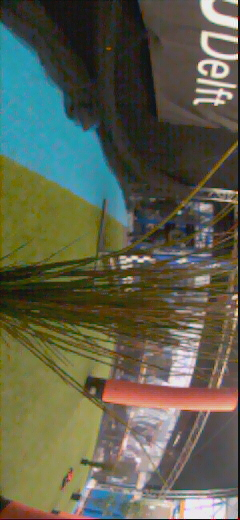
#> input picture 113856623.jpg, 240 x 520 px
$ python -i shapemav.py   (imports and definitions only)   (older library calls are emulated)
#> lines starting #> are read from the running program, lines starting #| are printed output that depends on the picture; after the words box and inside, x2 and y2 are one past the last pixel; in counts of white or black regions, pixels touching at a corner belong together
#> further down, picture is the input picture: shape (520, 240, 3); mean B, G, R 77.4, 95.7, 93.9
import cv2
import numpy as np
import glob
import os
import json
import ssl
from ultralytics import YOLO

# ═══════════════════════════════════════════════════════════════
#  TREE PARAMETER LEARNER
#  Gates: size → shape → colour → colour variance → texture → JSON
#  Key insight: mat and trees overlap in edge density BUT
#  mat has uniform colour (low variance), trees don't
# ═══════════════════════════════════════════════════════════════

ssl._create_default_https_context = ssl._create_unverified_context

script_folder   = os.path.dirname(os.path.abspath(__file__))
YOLO_CONFIDENCE = 0.15
CANNY_LOW       = 30
CANNY_HIGH      = 90

# Colour gate
MIN_GREEN_PCT = 15.0
GREEN_LOWER   = np.array([25, 45, 45])
GREEN_UPPER   = np.array([95, 255, 255])

# Size gate
MIN_BOX_WIDTH  = 40
MIN_BOX_HEIGHT = 40

# Shape gate — reject poles/banners
MAX_ASPECT_RATIO = 3.5

# Colour variance gate
# Mat: uniform flat green → low std dev in H and V channels
# Tree: varied leaf shades, shadows → high std dev
# Empirically: mat stdH < 6, stdV < 25 — trees always higher
MIN_HUE_STD   = 4.0    # std dev of hue among green pixels
MIN_VAL_STD   = 22.0   # std dev of value (brightness) among green pixels

# Texture gate — both must pass
MIN_EDGE_DENSITY = 4.0   # lowered — variance gate now handles mat
MIN_DIR_SPREAD   = 70.0

# Blob size — cap at 100k to reject giant mat blobs
MIN_BLOB_AREA = 300
MAX_BLOB_AREA = 200000

# Blob merging
BLOB_KERNEL_SIZE = 15

# ── Load model ────────────────────────────────────────────────
# [1 line not run here, left out]
model_path = os.path.join(script_folder, "yolov8n.pt")
# [4 lines not run here, left out]
# [1 line that did not run here, left out]
# [1 line not run here, left out]

# ── Gate 1: size ──────────────────────────────────────────────
def is_large_enough(x1, y1, x2, y2):
    return (x2 - x1) >= MIN_BOX_WIDTH and (y2 - y1) >= MIN_BOX_HEIGHT

# ── Gate 2: shape ─────────────────────────────────────────────
# [74 lines left out: functions is_compact_shape, is_green_region, has_colour_variance, extract_texture_stats, not called in this run]

def passes_texture_gate(tex):
    return (tex["edge_density"] >= MIN_EDGE_DENSITY and
            tex["dir_spread"]   >= MIN_DIR_SPREAD)

# ── Extract HSV stats ─────────────────────────────────────────
# [21 lines left out: function extract_hsv_stats, not called in this run]

# ── Green blob fallback ───────────────────────────────────────
def find_green_blobs(hsv_img):
    green_mask = cv2.inRange(hsv_img, GREEN_LOWER, GREEN_UPPER)
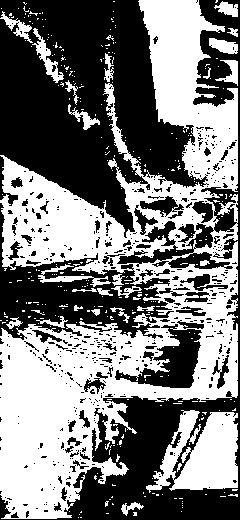
#> green_mask: shape (520, 240); 48.4% white; 334 white regions (307 under 20 px), largest, box (x1, y1, x2, y2) and area: (0, 0, 238, 519) 51231, (146, 410, 238, 493) 4700, (32, 28, 64, 83) 462
    k    = np.ones((BLOB_KERNEL_SIZE, BLOB_KERNEL_SIZE), np.uint8)
    mask = cv2.morphologyEx(green_mask, cv2.MORPH_OPEN,  k)
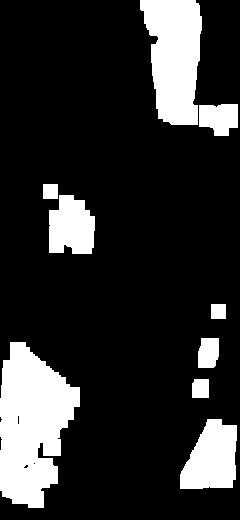
#> mask: shape (520, 240); 17.9% white; 9 white regions, largest, box (x1, y1, x2, y2) and area: (0, 342, 80, 508) 9004, (140, 0, 202, 125) 5821, (180, 419, 237, 489) 2974
    mask = cv2.morphologyEx(mask,       cv2.MORPH_CLOSE, k)
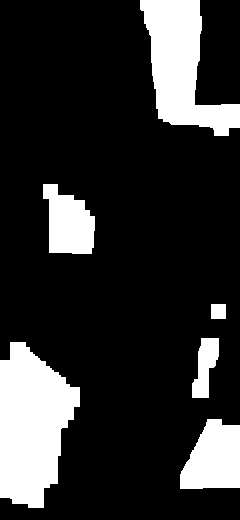
#> mask: shape (520, 240); 18.7% white; 6 white regions, box (x1, y1, x2, y2) and area: (0, 342, 80, 508) 9283, (140, 0, 240, 136) 6986, (180, 419, 240, 489) 3248, (43, 184, 95, 254) 2610, (192, 338, 219, 398) 1006, (211, 304, 226, 319) 225
    mask = cv2.dilate(mask, np.ones((11, 11), np.uint8), iterations=2)
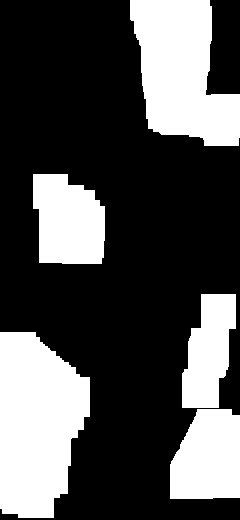
#> mask: shape (520, 240); 31.5% white; 5 white regions, box (x1, y1, x2, y2) and area: (0, 332, 90, 518) 13023, (130, 0, 240, 146) 11021, (33, 174, 105, 264) 5450, (170, 409, 240, 499) 5418, (182, 294, 236, 408) 4343
    mask = cv2.erode(mask,  np.ones((11, 11), np.uint8), iterations=1)
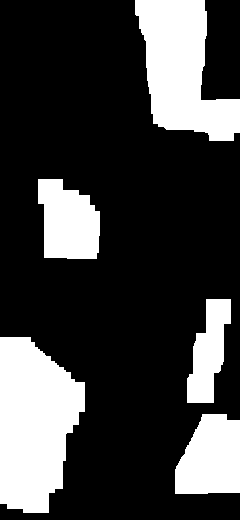
#> mask: shape (520, 240); 25% white; 5 white regions

    contours, _ = cv2.findContours(mask, cv2.RETR_EXTERNAL,
                                   cv2.CHAIN_APPROX_SIMPLE)
#> contours = 5 contours; box (x1, y1, x2, y2) and area: (0, 337, 85, 513) 10950, (135, 0, 240, 141) 8774, (175, 414, 240, 494) 4152, (38, 179, 100, 259) 3793, (187, 299, 231, 403) 2622
    blobs = []
    for cnt in contours:
        area = cv2.contourArea(cnt)
        if MIN_BLOB_AREA < area < MAX_BLOB_AREA:
            x, y, w, h = cv2.boundingRect(cnt)
            blobs.append((x, y, x + w, y + h))
#> this loop made 5 passes
#> (area, x, y, w, h) on passes 1 to 5: (4152.5, 175, 414, 65, 80), (10950, 0, 337, 85, 176), (2622.5, 187, 299, 44, 104), (3793, 38, 179, 62, 80), (8774, 135, 0, 105, 141)
#> after the loop, blobs = [(175, 414, 240, 494), (0, 337, 85, 513), (187, 299, 231, 403), (38, 179, 100, 259), (135, 0, 240, 141)]
    return blobs

# ── IoU ───────────────────────────────────────────────────────
# [6 lines left out: function iou, not called in this run]

# ── Find all images ───────────────────────────────────────────
image_files = sorted([
    f for f in glob.glob(os.path.join(script_folder, '*.jpg'))
    if not f.endswith('_m.jpg')
    and not f.endswith('_tree_mask.jpg')
    and not f.endswith('_yolo.jpg')
])

# [5 lines not run here, left out]

all_hsv     = []
all_texture = []

# [123 lines not run here, left out]
MARGIN = 0.10

def pct(vals, p):
    return float(np.percentile(vals, p))

# [29 lines that did not run here, left out]

out_path = os.path.join(script_folder, "learned_tree_params.json")
# [7 lines not run here, left out]

>>> import cv2
>>> picture = cv2.imread('113856623.jpg')
>>> result = find_green_blobs(picture)
#> result has the same summary as blobs in find_green_blobs

$ run again, on 264122086_yolo.jpg
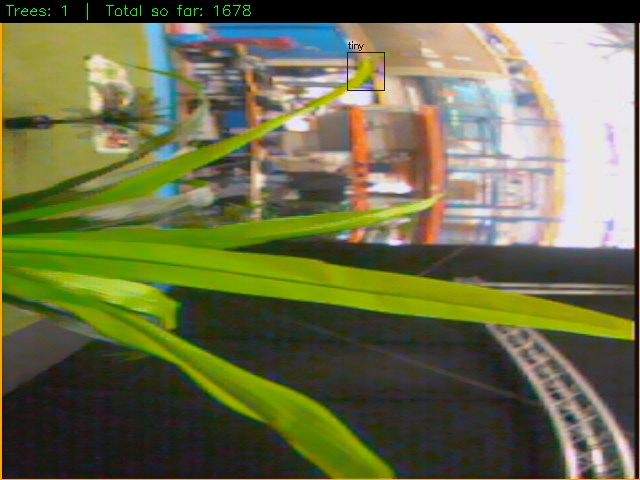
#> input picture 264122086_yolo.jpg, 640 x 480 px
#> picture is the input picture: shape (480, 640, 3); mean B, G, R 72.9, 111, 108.4
#> in find_green_blobs, `green_mask = cv2.inRange(hsv_img, GREEN_LOWER, GREEN_UPPER)`:
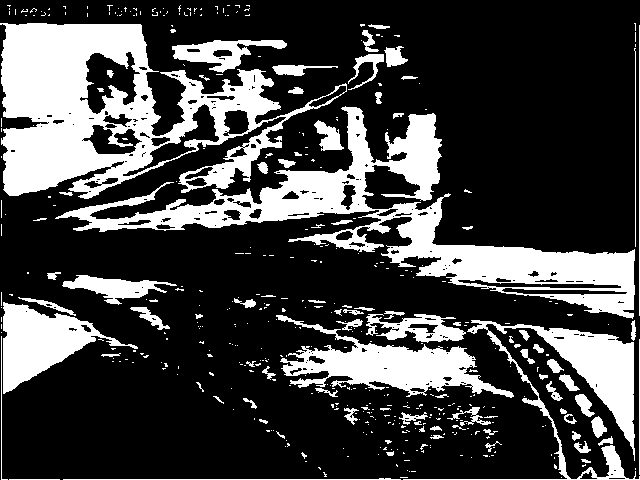
#> green_mask: shape (480, 640); 26.8% white; 448 white regions (360 under 20 px), largest, box (x1, y1, x2, y2) and area: (0, 23, 347, 199) 26145, (55, 106, 635, 319) 23754, (276, 315, 514, 398) 7025
#> in find_green_blobs, `mask = cv2.erode(mask,  np.ones((11, 11), np.uint8), iterations=1)`:
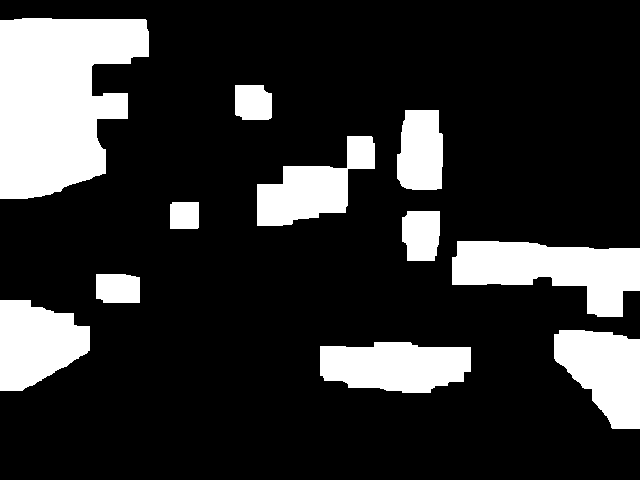
#> mask: shape (480, 640); 19.5% white; 11 white regions
#> contours = 11 contours; largest, box (x1, y1, x2, y2) and area: (0, 18, 149, 199) 19500, (452, 241, 640, 317) 8329, (320, 342, 471, 393) 5992, (0, 300, 90, 391) 5840, (554, 330, 640, 429) 5764
#> the loop in find_green_blobs, `for cnt in contours:` made 11 passes
#> (area, x, y, w, h) on passes 1 to 8: (5991.5, 320, 342, 151, 51), (5764.5, 554, 330, 86, 99), (5840, 0, 300, 90, 91), (1153.5, 96, 274, 44, 29), (8329, 452, 241, 188, 76), (1636, 402, 211, 38, 50), (724, 170, 202, 29, 27), (5077.5, 257, 136, 118, 90)
#> after the loop in find_green_blobs, `for cnt in contours:`: blobs = [(320, 342, 471, 393), (554, 330, 640, 429), (0, 300, 90, 391), (96, 274, 140, 303), (452, 241, 640, 317), (402, 211, 440, 261), (170, 202, 199, 229), (257, 136, 375, 226), (397, 110, 443, 190), (235, 85, 272, 120), (0, 18, 149, 199)]
#> result has the same summary as blobs in find_green_blobs

$ run again, on 267222062_yolo.jpg
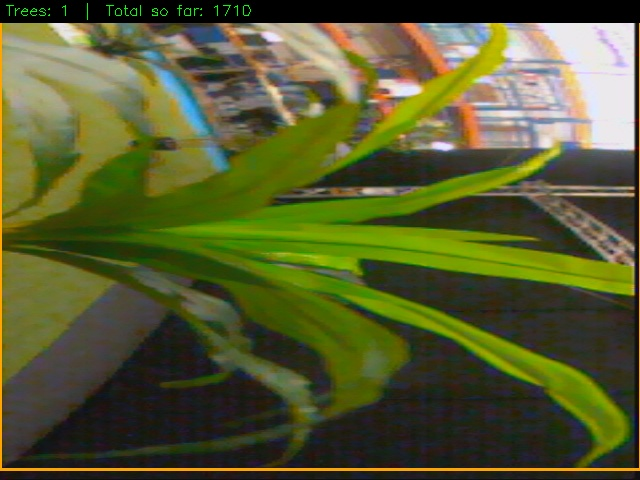
#> input picture 267222062_yolo.jpg, 640 x 480 px
#> picture is the input picture: shape (480, 640, 3); mean B, G, R 47.7, 91.2, 87
#> in find_green_blobs, `green_mask = cv2.inRange(hsv_img, GREEN_LOWER, GREEN_UPPER)`:
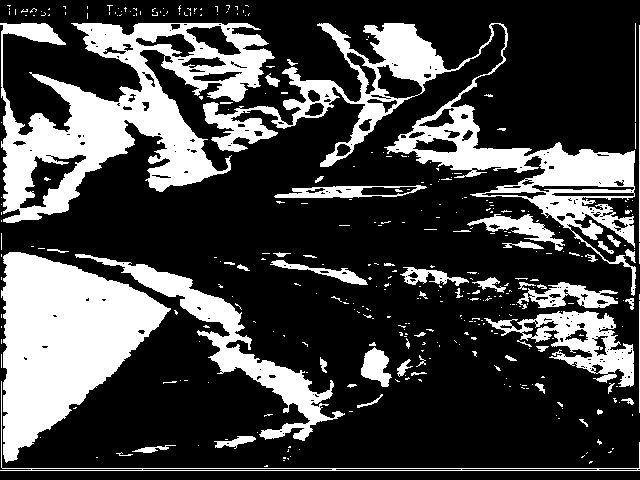
#> green_mask: shape (480, 640); 27.2% white; 363 white regions (302 under 20 px), largest, box (x1, y1, x2, y2) and area: (0, 23, 275, 223) 22235, (1, 252, 171, 463) 19778, (203, 23, 636, 296) 19644
#> in find_green_blobs, `mask = cv2.erode(mask,  np.ones((11, 11), np.uint8), iterations=1)`:
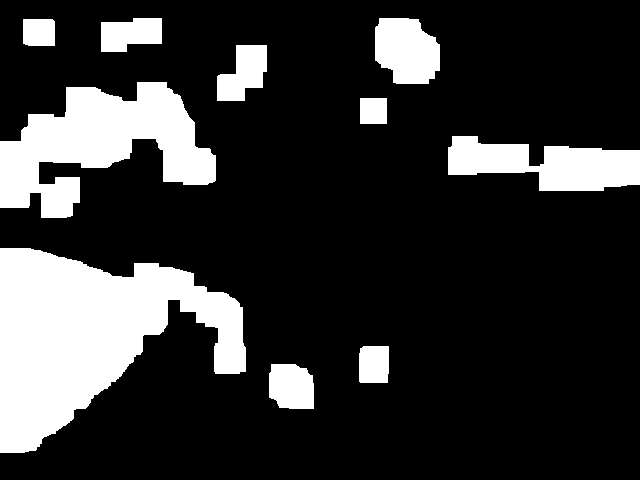
#> mask: shape (480, 640); 20% white; 10 white regions
#> contours = 10 contours; largest, box (x1, y1, x2, y2) and area: (0, 248, 246, 453) 27230, (0, 82, 216, 218) 15025, (448, 136, 640, 191) 6460, (375, 18, 440, 84) 3368, (217, 45, 267, 101) 1792
#> the loop in find_green_blobs, `for cnt in contours:` made 10 passes
#> (cnt, area, x, y, w, h) on pass 5: ([[360, 98], [360, 123], [386, 123], [386, 98]], 650, 360, 98, 27, 26)
#> after the loop in find_green_blobs, `for cnt in contours:`: blobs = [(269, 364, 314, 409), (359, 346, 389, 383), (0, 248, 246, 453), (448, 136, 640, 191), (360, 98, 387, 124), (0, 82, 216, 218), (217, 45, 267, 101), (23, 19, 55, 46), (375, 18, 440, 84), (101, 18, 162, 52)]
#> result has the same summary as blobs in find_green_blobs
